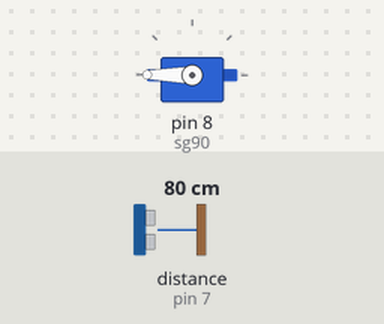
Simulated run of this sketch. Board: Arduino Uno, built with avr-gcc and run on an emulated ATmega328P. Parts: servo. Wiring (inferred from the names in the program): ultrasonic range finder: trigger pin 6; echo pin 7. Inputs (shaded band) come from the test bench; at power-on: distance to the obstacle (sensor on pin 7) 80 cm. The echo pulse lasts 58.3 µs per cm.

Above: at 1.2 s.
1.3 s: distance to the obstacle (sensor on pin 7) set to 33 cm
2.8 s: distance to the obstacle (sensor on pin 7) set to 27 cm
At 3.1 s:
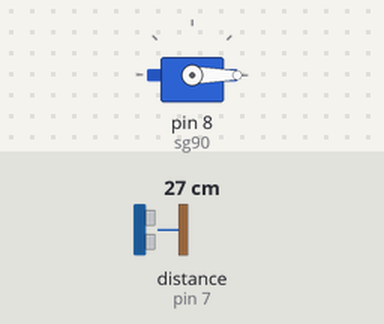
Timing chart, 0 to 5.8 s (numbered marks = the images above; inputs shaded):
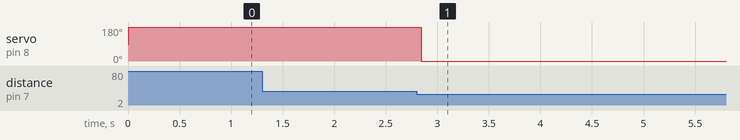

Measured:
- the behaviour switches between 31 and 30 cm on distance to the obstacle (sensor on pin 7) (found by bisection; images 0 and 1)
- after the input at 1.3 s, every drawn part: stays the same
- after the input at 2.8 s, servo on pin 8 (sg90): 180° → 0° at once

The sketch:

smartdustbin.ino
```cpp
#include <Servo.h>   //servo library
Servo sg90;
int echo = 7;
int trig = 6;
int servopin = 8;
int distance;
int duration;


void setup() {
    sg90.attach(8);
    pinMode(trig, OUTPUT);
    pinMode(echo, INPUT);

}


void loop() {
  digitalWrite(trig,0);
  delay(2);
  digitalWrite(trig,1);
  delayMicroseconds(10);
  digitalWrite(trig,0);
  duration = pulseIn(echo,1);
  distance = duration*0.034/2;


if ( distance<30 ) {
 sg90.write(0);
 delay(4500);
 Serial.print(distance);
}
 else{
  sg90.write(180);
  delay(50);
 }
}
```
